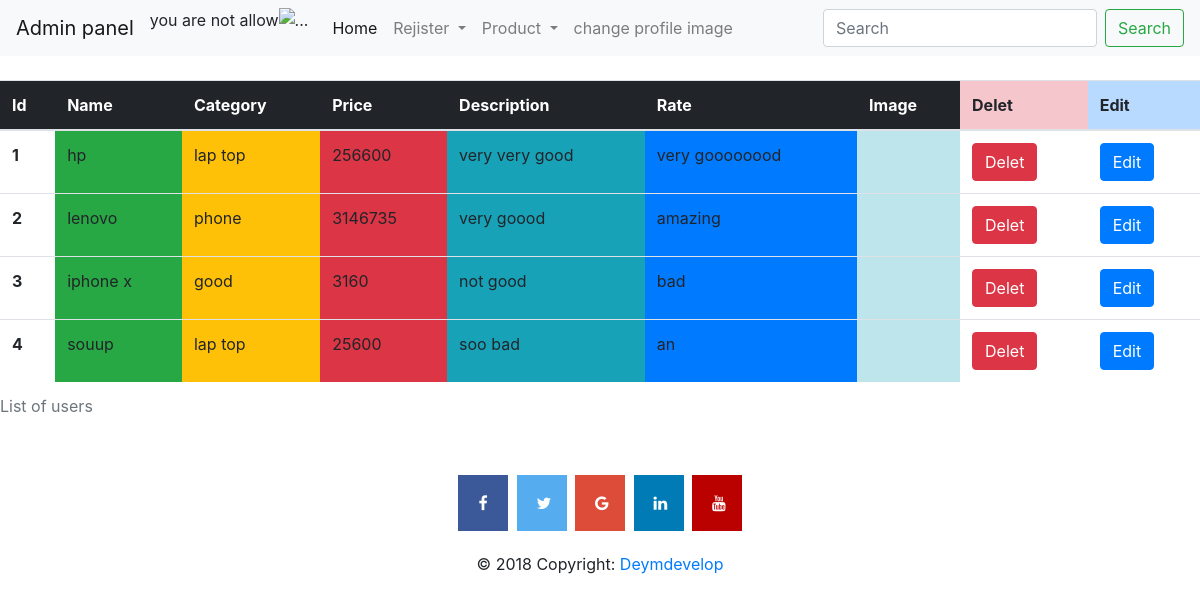
Page /Edit.php on the committed database.
### tables this page shows
CREATE TABLE `product` (
  `id` int(32) NOT NULL,
  `name` varchar(250) NOT NULL,
  `category` varchar(250) NOT NULL,
  `price` int(32) NOT NULL,
  `description` varchar(250) NOT NULL,
  `rate` varchar(250) NOT NULL,
  `image` varchar(250) NOT NULL
);

### Product-class.php (called while the page is built, shortened)
<?php
global $con;
class product
{
    public static function select_all()
    {
        global $con;
        $select_all = "SELECT * from product;";
        $res_select = mysqli_query($con, $select_all);
        $inserts = array();
        while ($row = mysqli_fetch_assoc($res_select)) {
            array_push($inserts, $row);
        }
        return $inserts;
    }
}
?>

### Edit.php (the view, shortened to what this page needs)
<?php
include_once("header.php");
include_once("Product-class.php");
include_once("header.php");
$select=product::select_all();
?>
<table class="table">
  <caption>List of users</caption>
  <thead>
    <tr>
      <th scope="col" class="table-dark">Id</th>
      <th scope="col" class="table-dark" >  Name</th>
      <th scope="col" class="table-dark" >Category</th>
      <th scope="col" class="table-dark">Price</th>
      <th scope="col" class="table-dark" >Description</th>
      <th scope="col" class="table-dark" >Rate</th>
      <th scope="col" class="table-dark" >Image</th>
      <th scope="col" class="table-danger" >Delet</th>
      <th scope="col" class="table-primary" >Edit</th>
    </tr>
  </thead>
  <tbody>
    <?php
      foreach ($select as $row) {
    ?>
    <tr>
      <th scope="row"><?php echo $row["id"]; ?></th>
      <td class="bg-success"><?php echo $row["name"];?></td>
      <td class="bg-warning"><?php echo $row["category"];?></td>
      <td class="bg-danger"> <?php echo $row["price"];?> </td>
      <td class="bg-info"> <?php echo $row["description"];?>  </td>
      <td  class="bg-primary"> <?php echo $row["rate"];?>  </td>
      <td  class="table-info"> <?php echo $row["image"];?>  </td>
<td>
      <button type="button" class="btn btn-danger" data-toggle="modal" data-target= <?php echo "#deleteModal".$row["id"];?> >
    Delet
  </button>
</td>
<td>
  <button type="button" class="btn btn-primary" data-toggle="modal" data-target=<?php echo "#editModal" . $row["id"]; ?>>
    Edit
  </button>
     </td>
    </tr>
    <?php }; ?>
  </tbody>
</table>
<?php include_once("footer.php");?>

### header.php (shortened to what this page needs)
<?php
include_once("config.php");
include_once("Product-class.php");
include_once("User-class.php");
?>
<!doctype html>
<html lang="en">
<head>
    <link href="css/style.css" rel="stylesheet">
    <link href="css/bootstrap.css" rel="stylesheet">
    <link href="css/bootstrap-grid.css" rel="stylesheet">
    <link href="css/bootstrap.min.css" rel="stylesheet">
    <link href="css/bootstrap-grid.min.css" rel="stylesheet">
    <link rel="stylesheet" href="https://cdnjs.cloudflare.com/ajax/libs/font-awesome/4.7.0/css/font-awesome.min.css">
</head>
<body>
    <nav class="navbar navbar-expand-lg navbar-light bg-light list-unstyled">
        <a class="navbar-brand" href="index.php">Admin panel</a>
        <div class="collapse navbar-collapse" id="navbarSupportedContent">
            <ul class="navbar-nav mr-auto">
<?php
$chek=new Session($user , $pass);
$chek_user=$chek->check_login();
if(!$chek_user){
    echo "you are not allow";
}else{
$show=new Img($id, $name ,$file ,$type , $size);
$row=$show->show_img();
}
?>
            <li class="media">
    <img src="<?php echo $row["name"]; ?>" class="mr-3" alt="...">
  </li>
                <li class="nav-item active">
                    <a class="nav-link" href="index.php">Home <span class="sr-only">(current)</span></a>
                </li>
                <li class="nav-item">
                    <a class="nav-link dropdown-toggle" href="#" id="navbarDropdown" role="button"
                        data-toggle="dropdown" aria-haspopup="true" aria-expanded="false">
                        Rejister
                    </a>
                </li>
                <li class="nav-item dropdown">
                    <a class="nav-link dropdown-toggle" href="#" id="navbarDropdown" role="button"
                        data-toggle="dropdown" aria-haspopup="true" aria-expanded="false">
                        Product
                    </a>
                </li>
                <li class="nav-item">
                    <a class="nav-link " href="changeimage.php">change profile image</a>
                </li>
            </ul>
            <form class="form-inline my-2 my-lg-0" action="" method="post">
                <input class="form-control mr-sm-2" type="search" placeholder="Search" aria-label="Search">
                <button name="search" id="search" class="btn btn-outline-success my-2 my-sm-0" type="submit">Search</button>
            </form>
        </div>
    </nav>
    <br>

### footer.php (shortened to what this page needs)
<footer class="page-footer font-small special-color-dark pt-4 col-12 footer2" id="">
  <div class="container">
    <a href="#" class="fa fa-facebook"></a>
    <a href="#" class="fa fa-twitter"></a>
    <a href="#" class="fa fa-google"></a>
    <a href="#" class="fa fa-linkedin"></a>
    <a href="#" class="fa fa-youtube"></a>
  </div>
  <div class="footer-copyright text-center py-3">© 2018 Copyright:
    <a href="https://deymdevelop.com/"> Deymdevelop</a>
  </div>
</footer>
  </body>
</html>

### css/style.css (style rules this page uses)
body { background-color:LightGray; }
.fa { padding: 20px; font-size: 30px; width: 50px; text-align: center; text-decoration: none; margin: 5px 2px; }
.fa-facebook { background: #3B5998; color: white; }
.fa-twitter { background: #55ACEE; color: white; }
.fa-google { background: #dd4b39; color: white; }
.fa-linkedin { background: #007bb5; color: white; }
.fa-youtube { background: #bb0000; color: white; }
.footer2 { text-align: center; }

### rows in the picture
product: id "1", name "hp", category "lap top", price "256600", description "very very good", rate "very goooooood"
product: id "2", name "lenovo", category "phone", price "3146735", description "very goood", rate "amazing"
product: id "3", name "iphone x", category "good", price "3160", description "not good", rate "bad"
product: id "4", name "souup", category "lap top", price "25600", description "soo bad", rate "an"
